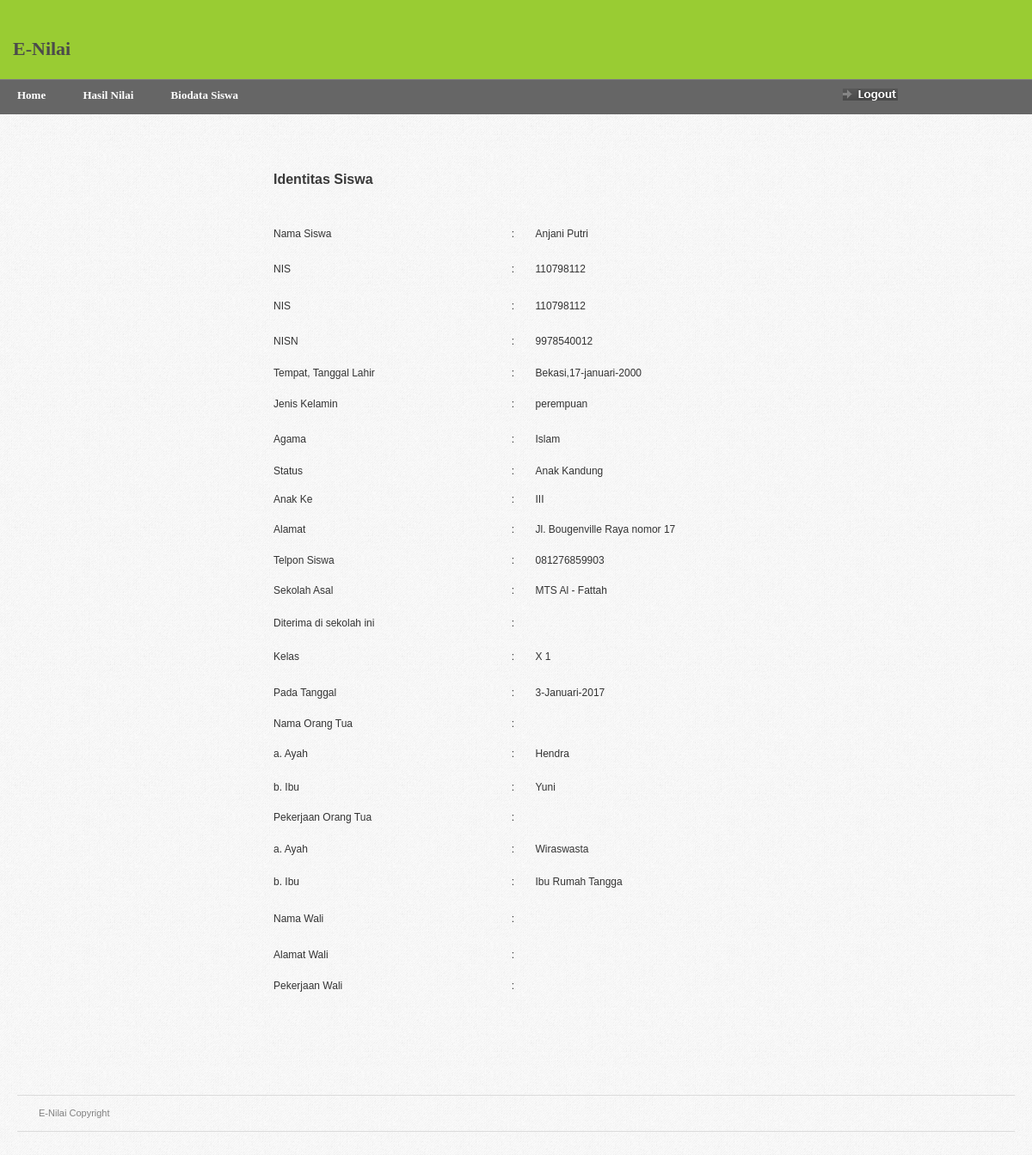
/home.php?page=profile_siswa (signed in), run on the app's committed database.
### tables this page shows
CREATE TABLE `data_siswa` (
  `id_siswa` varchar(7) NOT NULL,
  `nama_siswa` varchar(20) NOT NULL,
  `nis` varchar(12) NOT NULL,
  `nisn` varchar(10) NOT NULL,
  `kota` varchar(20) NOT NULL,
  `tgl` int(2) NOT NULL,
  `bln` varchar(10) NOT NULL,
  `thn` int(4) NOT NULL,
  `kelamin` enum('laki-laki','perempuan') NOT NULL,
  `agama` varchar(10) NOT NULL,
  `status` varchar(20) NOT NULL,
  `anakke` varchar(10) NOT NULL,
  `alamat_siswa` text NOT NULL,
  `telpon_siswa` varchar(12) NOT NULL,
  `sekolahasal` varchar(20) NOT NULL,
  `kelas` varchar(6) NOT NULL,
  `pd_tgl` int(2) NOT NULL,
  `pd_bln` varchar(10) NOT NULL,
  `pd_thn` int(4) NOT NULL,
  `ayah` varchar(30) NOT NULL,
  `ibu` varchar(30) NOT NULL,
  `alamatortu` varchar(40) NOT NULL,
  `hportu` varchar(13) NOT NULL,
  `pekerjaanayah` varchar(20) NOT NULL,
  `pekerjaanibu` varchar(20) NOT NULL,
  `wali` varchar(30) NOT NULL,
  `alamatwali` varchar(40) NOT NULL,
  `hpwali` varchar(13) NOT NULL,
  `pekerjaanwali` varchar(20) NOT NULL,
  `gambar` varchar(50) NOT NULL,
  `username` varchar(20) NOT NULL,
  `password` varchar(100) NOT NULL
);

### profile_siswa.php (the view)
<form name="formdatasiswa" id="formdatasiswa">
<center><h2 align="center">&nbsp;</h2>
<table width="564" height="966" border="0">
 <?php
 $id_siswa=$_SESSION['id_siswa'];
  $rw=mysqli_query($koneksi, "Select * from data_siswa where id_siswa='$id_siswa' order by id_siswa asc");
  while($s=mysqli_fetch_array($rw))
  {
  ?>
    <tr>
      <td height="27" colspan="3"><h2>Identitas Siswa </h2></td>
      </tr>
    <tr>
      <td height="10">&nbsp;</td>
      <td>&nbsp;</td>
      <td>&nbsp;</td>
    </tr>
    <tr>
      <td width="270" height="39">Nama Siswa </td>
      <td width="27">:</td>
      <td width="253"><?php echo $s['nama_siswa']; ?></td>
    </tr>
    <tr>
      <td height="37">NIS</td>
      <td>:</td>
      <td><?php echo $s['nis']; ?></td>
    </tr>
	<tr>
      <td height="40">NIS</td>
      <td>:</td>
      <td><?php echo $s['nis']; ?></td>
    </tr>
	<tr>
      <td height="36">NISN</td>
      <td>:</td>
      <td><?php echo $s['nisn']; ?></td>
    </tr>
    <tr>
      <td height="31">Tempat, Tanggal Lahir</td>
      <td>:</td>
      <td><?php echo $s['kota'],',',$s['tgl'],'-',$s['bln'],'-',$s['thn']; ?></td>
    </tr>
    <tr>
      <td height="36">Jenis Kelamin</td>
      <td>:</td>
      <td><?php echo $s['kelamin']; ?></td>
    </tr>
	<tr>
      <td height="38">Agama</td>
      <td>:</td>
      <td><?php echo $s['agama']; ?></td>
    </tr>
	<tr>
      <td height="30">Status</td>
      <td>:</td>
      <td><?php echo $s['status']; ?></td>
    </tr>
	<tr>
      <td height="30">Anak Ke</td>
      <td>:</td>
      <td><?php echo $s['anakke']; ?></td>
    </tr>
    <tr>
      <td height="34">Alamat</td>
      <td>:</td>
      <td><?php echo $s['alamat_siswa']; ?></td>
    </tr>
	 <tr>
      <td height="32">Telpon Siswa</td>
      <td>:</td>
      <td><?php echo $s['telpon_siswa']; ?></td>
    </tr>
	 <tr>
      <td height="33">Sekolah Asal</td>
      <td>:</td>
      <td><?php echo $s['sekolahasal']; ?></td>
    </tr>
	 <tr>
      <td height="35">Diterima di sekolah ini</td>
      <td>:</td>
      <td></td>
    </tr>
	 <tr>
      <td height="37">Kelas</td>
      <td>:</td>
      <td><?php echo $s['kelas']; ?></td>
    </tr>
    <tr>
      <td height="40">Pada Tanggal</td>
      <td>:</td>
      <td><?php echo $s['pd_tgl'],'-',$s['pd_bln'],'-',$s['pd_thn']; ?></td>
    </tr>
	 <tr>
      <td height="25">Nama Orang Tua</td>
      <td>:</td>
      <td></td>
    </tr>
    <tr>
      <td height="40">a. Ayah</td>
      <td>:</td>
      <td><?php echo $s['ayah']; ?></td>
    </tr>
    <tr>
      <td height="30">b. Ibu</td>
      <td>:</td>
      <td><?php echo $s['ibu']; ?></td>
    </tr>
	<tr>
      <td height="35">Pekerjaan Orang Tua</td>
      <td>:</td>
      <td></td>
    </tr>
    <tr>
      <td height="32">a. Ayah</td>
      <td>:</td>
      <td><?php echo $s['pekerjaanayah']; ?></td>
    </tr>
    <tr>
      <td height="38">b. Ibu</td>
      <td>:</td>
      <td><?php echo $s['pekerjaanibu']; ?></td>
    <tr>
      <td height="41">Nama Wali </td>
      <td>:</td>
      <td><?php echo $s['wali']; ?></td>
    </tr>
	<tr>
      <td height="36">Alamat Wali </td>
      <td>:</td>
      <td><?php echo $s['alamatwali']; ?></td>
    </tr>
	<tr>
      <td height="30">Pekerjaan Wali </td>
      <td>:</td>
      <td><?php echo $s['pekerjaanwali']; ?></td>
    </tr>
	<?php
  }
  ?>
  </table>
  </center>
</form>

### css/screen.css (style rules this page uses)
* { margin: 0; padding: 0; }
html, body { height: 100%; }
body { background: url(../images/gray_jean.png); color: #393939; font-family: Arial; font-size: 0px; line-height: 0; }
h2 { color: #393939; font-size: 16px; font-weight: bold; line-height: 20px; margin-bottom: 10px; }
table { border-collapse: collapse; }
form { margin: 0; padding: 0; }

### data on the page
data_siswa: nama_siswa "Anjani Putri", nis "110798112", nisn "9978540012", kota "Bekasi", tgl "17", bln "januari", thn "2000", kelamin "perempuan", agama "Islam", status "Anak Kandung", anakke "III", alamat_siswa "Jl. Bougenville Raya nomor 17", telpon_siswa "081276859903", sekolahasal "MTS Al - Fattah", kelas "X 1", pd_tgl "3", pd_bln "Januari", pd_thn "2017", ayah "Hendra", ibu "Yuni", pekerjaanayah "Wiraswasta", pekerjaanibu "Ibu Rumah Tangga"
